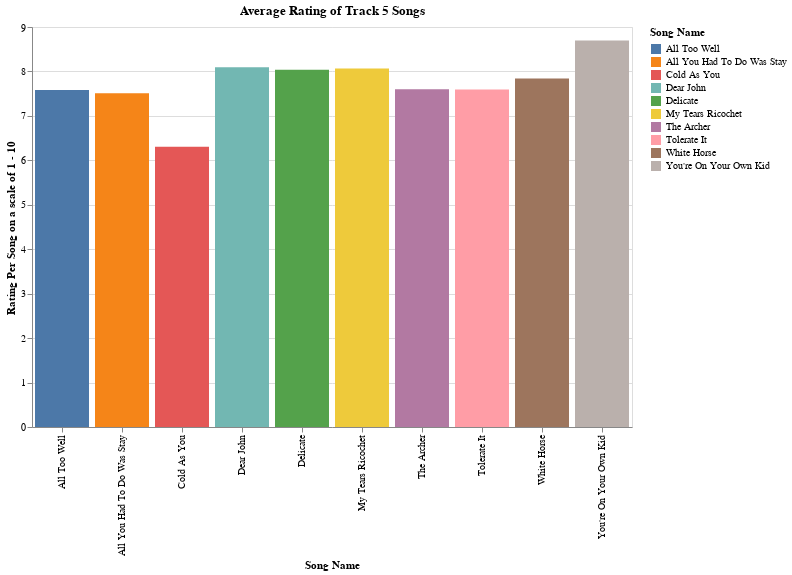

The notebook cell saved with this chart:
### Code cell
# Display chart of track 5 songs
chart2 = alt.Chart(df).mark_bar().encode(
    x=alt.X('Average Rating of Track 5 Song:N', title='Song Name'), 
    y=alt.Y('Average Rating', title='Rating Per Song on a scale of 1 - 10'),
    color=alt.Color('Average Rating of Track 5 Song', title='Song Name'),
    tooltip=['Average Rating of Track 5 Song', 'Average Rating'])

chart3 = chart2.properties(
    title='Average Rating of Track 5 Songs',
    width=600,
    height=400).interactive()

chart3

### Figure 1 — Vega-Lite specification as saved in the notebook (floating-point values rounded to 4 significant figures; data arrays with more than 128 entries replaced by an {"elided": "..."} marker saying what was removed)
{"config": {"view": {"continuousWidth": 400, "continuousHeight": 300}}, "data": {"name": "data-e8006a83e40b0d76b710d3bbd5bfffff"}, "mark": "bar", "encoding": {"color": {"field": "Average Rating of Track 5 Song", "title": "Song Name", "type": "nominal"}, "tooltip": [{"field": "Average Rating of Track 5 Song", "type": "nominal"}, {"field": "Average Rating", "type": "quantitative"}], "x": {"field": "Average Rating of Track 5 Song", "title": "Song Name", "type": "nominal"}, "y": {"field": "Average Rating", "title": "Rating Per Song on a scale of 1 - 10", "type": "quantitative"}}, "height": 400, "selection": {"selector012": {"type": "interval", "bind": "scales", "encodings": ["x", "y"]}}, "title": "Average Rating of Track 5 Songs", "width": 600, "$schema": "https://vega.github.io/schema/vega-lite/v4.17.0.json", "datasets": {"data-e8006a83e40b0d76b710d3bbd5bfffff": {"elided": "1080 records"}}}
